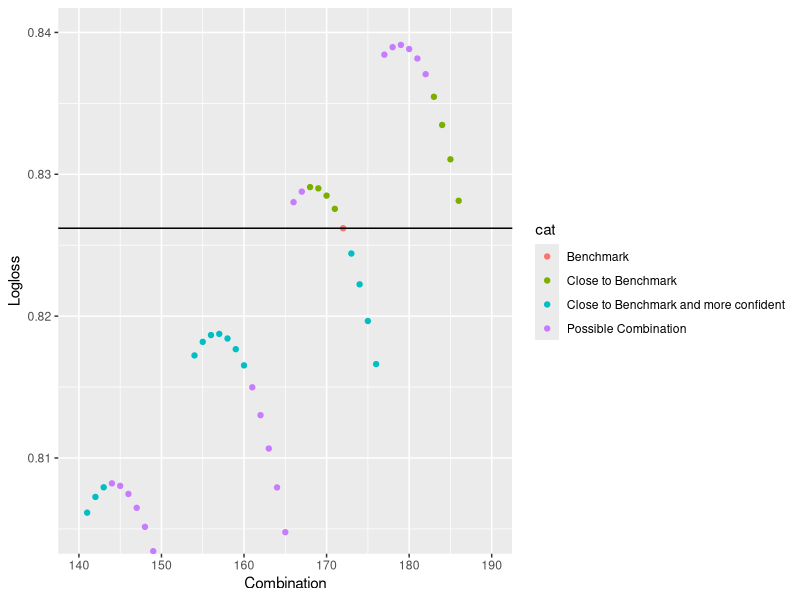

The R script that drew this image:
## ---- chunk 1
rm(list=ls())
library(dplyr)
library(purrr)
library(ggplot2)
## ---- chunk 2
test1 <- read.csv("testresults_2001for_allvariables.csv")
test2 <- read.csv("testresults_xgb3.csv")
test3 <- read.csv("testresults_mlogitM3.csv")
pred1 <- read.csv("Rforest_2001_trees.csv")
pred2 <- read.csv("submission_xgb3.csv")
pred3 <- read.csv("submission_M3.csv")
## ---- chunk 3
## Function for checker
get_choice <- function(row_data) {
  max_val <- max(row_data)
  choice <- which(row_data == max_val)
  return(choice[1])
}

# Soft voting function
soft_voting <- function(pred1, pred2, pred3=NULL, weights=c(0.5, 0.5, 0)) {
  # Ensure that the weights sum up to 1

  # Remove 'Choice' from pred2 and pred3 (if present)
  pred2 <- pred2[ , !(names(pred2) %in% "Choice")]
  if (!is.null(pred3)) {
    pred3 <- pred3[ , !(names(pred3) %in% "Choice")]
  }

  if (!is.null(pred3)) {
    # Merge all predictions based on 'No'
    pred <- merge(merge(pred1, pred2, by = "No", suffixes = c("_1", "_2")), pred3, by = "No")
    
    # Soft voting
    pred <- pred %>%
      mutate(
        Ch1 = weights[1] * Ch1_1 + weights[2] * Ch1_2 + weights[3] * Ch1,
        Ch2 = weights[1] * Ch2_1 + weights[2] * Ch2_2 + weights[3] * Ch2,
        Ch3 = weights[1] * Ch3_1 + weights[2] * Ch3_2 + weights[3] * Ch3,
        Ch4 = weights[1] * Ch4_1 + weights[2] * Ch4_2 + weights[3] * Ch4
      )
  } else {
    # Merge pred1 and pred2 based on 'No'
    pred <- merge(pred1, pred2, by = "No", suffixes = c("_1", "_2"))

    # Soft voting
    pred <- pred %>%
      mutate(
        Ch1 = weights[1] * Ch1_1 + weights[2] * Ch1_2,
        Ch2 = weights[1] * Ch2_1 + weights[2] * Ch2_2,
        Ch3 = weights[1] * Ch3_1 + weights[2] * Ch3_2,
        Ch4 = weights[1] * Ch4_1 + weights[2] * Ch4_2
      )
  }

  # Remove the columns from individual models
  cols_to_drop <- grep("_", names(pred), value = TRUE)
  pred <- pred %>% select(-cols_to_drop)
  
  return(pred)
}

# Function to adjust and normalize probabilities
adjust_and_normalize <- function(df, min_proportion=0.5) {
  
  # List of column names containing probabilities
  prob_cols <- c("Ch1", "Ch2", "Ch3", "Ch4")
  
  # Convert the dataframe to a matrix for easier row-wise operations
  prob_matrix <- as.matrix(df[prob_cols])
  
  # For each row, find the min and max indices
  min_indices <- apply(prob_matrix, 1, which.min)
  max_indices <- apply(prob_matrix, 1, which.max)
  
  # Adjust the min and max values for each row
  for(i in seq_len(nrow(prob_matrix))) {
    # Calculate how much of the min to give to the max
    transfer_amount <- prob_matrix[i, min_indices[i]] * min_proportion
    
    # Subtract the transfer amount from the min
    prob_matrix[i, min_indices[i]] <- prob_matrix[i, min_indices[i]] - transfer_amount
    
    # Add the transfer amount to the max
    prob_matrix[i, max_indices[i]] <- prob_matrix[i, max_indices[i]] + transfer_amount
  }
  
  # Normalize probabilities so they sum to 1
  prob_matrix <- prob_matrix / rowSums(prob_matrix)
  
  # Replace the old probability columns in the dataframe
  df[prob_cols] <- prob_matrix
  
  return(df)
}

logloss <- function(test_set, testpredict_df) {
  # Create one-hot encoding for each choice on-the-fly
  Ch1 <- as.integer(test_set$Choice == 1)
  Ch2 <- as.integer(test_set$Choice == 2)
  Ch3 <- as.integer(test_set$Choice == 3)
  Ch4 <- as.integer(test_set$Choice == 4)
  
  # Calculate logloss using these one-hot encoded variables
  result <- -1/nrow(test_set) * sum(Ch1 * log(testpredict_df$Ch1+.Machine$double.eps) +
                                    Ch2 * log(testpredict_df$Ch2+.Machine$double.eps) +
                                    Ch3 * log(testpredict_df$Ch3+.Machine$double.eps) +
                                    Ch4 * log(testpredict_df$Ch4+.Machine$double.eps))
  return(result)
}
## ---- chunk 4
result_frame <- data.frame(Bench=numeric(), Logloss=numeric(), AgainstBench=numeric())
best <- model <- soft_voting(pred1, pred2, pred3, weights = c(0.5, 0.3, 0.2))
best <- subset(best, select = -c(No))
best$Choice <- apply(best, 1, get_choice)

for (weight1 in seq(0, 1, by = 0.05)){
  for (weight2 in seq(0, 1-weight1, by = 0.05)){
    weight1 <- round(weight1,2)
    weight2 <- round(weight2,2)
    weight3 <- round(1 - weight1-weight2,2)
    print(c(weight1, weight2, weight3))
    # print(sum(weight1, weight2, weight3))
    model <- soft_voting(pred1, pred2, pred3, weights = c(weight1, weight2, weight3))
    
    benchmark_new <- subset(model, select = -c(No))
    benchmark_new$Choice <- apply(benchmark_new, 1, get_choice)
    ll <- logloss(benchmark_new,model)
    ll2 <- logloss(best,model)
    
    benchlabel <- paste0(weight1*100, ",",weight2*100, ",",weight3*100)
    print(benchlabel)
    
    new_row <- data.frame(Bench = benchlabel, Logloss = ll, AgainstBench = ll2)
    result_frame <- rbind(result_frame, new_row)
  }
}
pure <- result_frame

## used to reset result_frame when changing allowance
result_frame <- pure

result_frame$ind <- seq_len(nrow(result_frame))

result_frame$cat <- "Possible Combination"
bench_ind <- as.numeric(which(result_frame$Bench == "50,30,20"))

allowance <- 0.01 ## CHANGE THIS: higher means a larger range, public score will deviate much more

## Close to the benchmark
below_ind <- as.numeric(which(result_frame$AgainstBench < 0.8261964 + allowance & result_frame$AgainstBench > 0.8261964 - allowance))
## Close to the benchmark and more confident
belowplus_ind <- as.numeric(which(result_frame$AgainstBench < 0.8261964 + allowance & result_frame$AgainstBench > 0.8261964 - allowance & result_frame$Logloss < 0.8261964))

result_frame[below_ind,]$cat <- "Close to Benchmark"
result_frame[belowplus_ind,]$cat <- "Close to Benchmark and more confident"
result_frame[bench_ind,]$cat <- "Benchmark"

ggplot(data = result_frame,
       mapping = aes(x = ind, y = Logloss)) +
  geom_point(aes(colour=cat)) +
  coord_cartesian(xlim=c(140,190), ylim=c(0.805,0.84)) +
  labs(x="Combination", y="Logloss") +
  geom_hline(yintercept = 0.8261964) 
## ---- chunk 5
finalresult <- subset(result_frame, result_frame$cat=="Close to Benchmark and more confident")
finalresult
